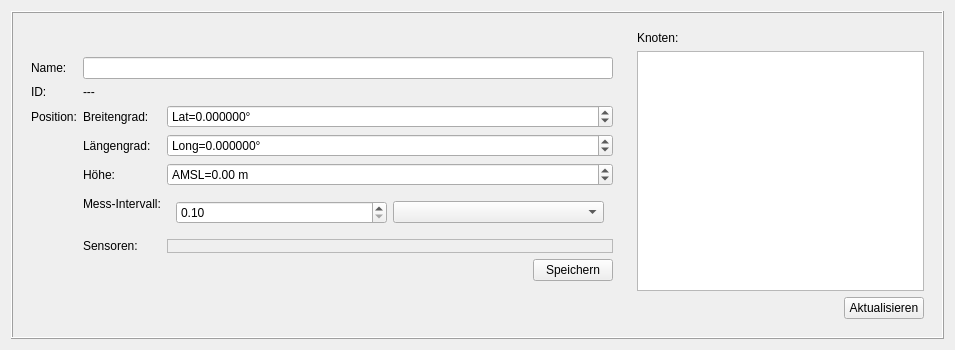
<?xml version="1.0" encoding="UTF-8"?>
<ui version="4.0">
 <class>tabConfigNodes</class>
 <widget class="QWidget" name="tabConfigNodes">
  <property name="geometry">
   <rect>
    <x>0</x>
    <y>0</y>
    <width>955</width>
    <height>350</height>
   </rect>
  </property>
  <layout class="QHBoxLayout" name="horizontalLayout_2">
   <item>
    <widget class="QFrame" name="frameConfigNodes">
     <property name="sizePolicy">
      <sizepolicy hsizetype="Preferred" vsizetype="Preferred">
       <horstretch>1</horstretch>
       <verstretch>0</verstretch>
      </sizepolicy>
     </property>
     <property name="frameShape">
      <enum>QFrame::Box</enum>
     </property>
     <property name="frameShadow">
      <enum>QFrame::Raised</enum>
     </property>
     <layout class="QHBoxLayout" name="horizontalLayout">
      <item>
       <widget class="QFrame" name="frameConfigNodesControl">
        <property name="minimumSize">
         <size>
          <width>600</width>
          <height>0</height>
         </size>
        </property>
        <property name="frameShape">
         <enum>QFrame::NoFrame</enum>
        </property>
        <property name="frameShadow">
         <enum>QFrame::Raised</enum>
        </property>
        <layout class="QFormLayout" name="formLayout">
         <item row="0" column="0">
          <spacer name="verticalSpacer_2">
           <property name="orientation">
            <enum>Qt::Vertical</enum>
           </property>
           <property name="sizeType">
            <enum>QSizePolicy::Fixed</enum>
           </property>
           <property name="sizeHint" stdset="0">
            <size>
             <width>20</width>
             <height>20</height>
            </size>
           </property>
          </spacer>
         </item>
         <item row="1" column="0">
          <widget class="QLabel" name="label_3">
           <property name="text">
            <string>Name:</string>
           </property>
          </widget>
         </item>
         <item row="1" column="1">
          <widget class="QLineEdit" name="lineEditConfigNodeName"/>
         </item>
         <item row="5" column="1">
          <layout class="QHBoxLayout" name="horizontalLayout_4">
           <item>
            <spacer name="horizontalSpacer">
             <property name="orientation">
              <enum>Qt::Horizontal</enum>
             </property>
             <property name="sizeHint" stdset="0">
              <size>
               <width>40</width>
               <height>20</height>
              </size>
             </property>
            </spacer>
           </item>
           <item>
            <widget class="QPushButton" name="pushButtonConfigNodeSave">
             <property name="text">
              <string>Speichern</string>
             </property>
            </widget>
           </item>
          </layout>
         </item>
         <item row="2" column="0">
          <widget class="QLabel" name="label_10">
           <property name="text">
            <string>ID:</string>
           </property>
          </widget>
         </item>
         <item row="2" column="1">
          <widget class="QLabel" name="labelConfigNodeId">
           <property name="text">
            <string>---</string>
           </property>
          </widget>
         </item>
         <item row="4" column="1">
          <layout class="QFormLayout" name="formLayout_2">
           <property name="formAlignment">
            <set>Qt::AlignLeading|Qt::AlignLeft|Qt::AlignVCenter</set>
           </property>
           <item row="0" column="0">
            <widget class="QLabel" name="label_5">
             <property name="text">
              <string>Breitengrad:</string>
             </property>
            </widget>
           </item>
           <item row="0" column="1">
            <widget class="QDoubleSpinBox" name="doubleSpinBoxConfigNodePositionLatitude">
             <property name="sizePolicy">
              <sizepolicy hsizetype="Expanding" vsizetype="Fixed">
               <horstretch>0</horstretch>
               <verstretch>0</verstretch>
              </sizepolicy>
             </property>
             <property name="prefix">
              <string>Lat=</string>
             </property>
             <property name="suffix">
              <string>°</string>
             </property>
             <property name="decimals">
              <number>6</number>
             </property>
             <property name="minimum">
              <double>-90.000000000000000</double>
             </property>
             <property name="maximum">
              <double>90.000000000000000</double>
             </property>
            </widget>
           </item>
           <item row="1" column="0">
            <widget class="QLabel" name="label_6">
             <property name="text">
              <string>Längengrad:</string>
             </property>
            </widget>
           </item>
           <item row="1" column="1">
            <widget class="QDoubleSpinBox" name="doubleSpinBoxConfigNodePositionLongitude">
             <property name="sizePolicy">
              <sizepolicy hsizetype="Expanding" vsizetype="Fixed">
               <horstretch>0</horstretch>
               <verstretch>0</verstretch>
              </sizepolicy>
             </property>
             <property name="prefix">
              <string>Long=</string>
             </property>
             <property name="suffix">
              <string>°</string>
             </property>
             <property name="decimals">
              <number>6</number>
             </property>
             <property name="minimum">
              <double>-180.000000000000000</double>
             </property>
             <property name="maximum">
              <double>180.000000000000000</double>
             </property>
            </widget>
           </item>
           <item row="2" column="0">
            <widget class="QLabel" name="label_7">
             <property name="text">
              <string>Höhe:</string>
             </property>
            </widget>
           </item>
           <item row="2" column="1">
            <widget class="QDoubleSpinBox" name="doubleSpinBoxConfigNodePositionAltitude">
             <property name="sizePolicy">
              <sizepolicy hsizetype="Expanding" vsizetype="Fixed">
               <horstretch>0</horstretch>
               <verstretch>0</verstretch>
              </sizepolicy>
             </property>
             <property name="prefix">
              <string>AMSL=</string>
             </property>
             <property name="suffix">
              <string> m</string>
             </property>
             <property name="minimum">
              <double>-14000.000000000000000</double>
             </property>
             <property name="maximum">
              <double>100000000.000000000000000</double>
             </property>
            </widget>
           </item>
           <item row="3" column="0">
            <widget class="QLabel" name="label_2">
             <property name="text">
              <string>Mess-Intervall:</string>
             </property>
            </widget>
           </item>
           <item row="3" column="1">
            <widget class="QFrame" name="frame">
             <property name="sizePolicy">
              <sizepolicy hsizetype="Expanding" vsizetype="Preferred">
               <horstretch>0</horstretch>
               <verstretch>0</verstretch>
              </sizepolicy>
             </property>
             <layout class="QHBoxLayout" name="horizontalLayout_3">
              <item>
               <widget class="QDoubleSpinBox" name="doubleSpinBoxConfigNodeInterval">
                <property name="minimum">
                 <double>0.100000000000000</double>
                </property>
                <property name="maximum">
                 <double>100000.000000000000000</double>
                </property>
               </widget>
              </item>
              <item>
               <widget class="QComboBox" name="comboBoxConfigNodeIntervalTimeUnit">
                <property name="editable">
                 <bool>false</bool>
                </property>
               </widget>
              </item>
             </layout>
            </widget>
           </item>
           <item row="4" column="0">
            <widget class="QLabel" name="label_8">
             <property name="text">
              <string>Sensoren:</string>
             </property>
            </widget>
           </item>
           <item row="4" column="1">
            <widget class="QFrame" name="frameSensors">
             <property name="sizePolicy">
              <sizepolicy hsizetype="Expanding" vsizetype="Preferred">
               <horstretch>0</horstretch>
               <verstretch>0</verstretch>
              </sizepolicy>
             </property>
             <property name="minimumSize">
              <size>
               <width>50</width>
               <height>0</height>
              </size>
             </property>
             <property name="frameShape">
              <enum>QFrame::StyledPanel</enum>
             </property>
             <property name="frameShadow">
              <enum>QFrame::Raised</enum>
             </property>
            </widget>
           </item>
          </layout>
         </item>
         <item row="4" column="0">
          <widget class="QLabel" name="label_4">
           <property name="text">
            <string>Position:</string>
           </property>
          </widget>
         </item>
        </layout>
       </widget>
      </item>
      <item>
       <widget class="QFrame" name="frameConfigNodesOverview">
        <property name="minimumSize">
         <size>
          <width>300</width>
          <height>0</height>
         </size>
        </property>
        <property name="maximumSize">
         <size>
          <width>500</width>
          <height>16777215</height>
         </size>
        </property>
        <property name="frameShape">
         <enum>QFrame::NoFrame</enum>
        </property>
        <property name="frameShadow">
         <enum>QFrame::Plain</enum>
        </property>
        <layout class="QVBoxLayout" name="verticalLayout_3">
         <item>
          <widget class="QLabel" name="label">
           <property name="text">
            <string>Knoten:</string>
           </property>
          </widget>
         </item>
         <item>
          <widget class="QListWidget" name="listWidgetConfigNodeList"/>
         </item>
         <item>
          <widget class="QFrame" name="frame_3">
           <property name="frameShape">
            <enum>QFrame::NoFrame</enum>
           </property>
           <property name="frameShadow">
            <enum>QFrame::Raised</enum>
           </property>
           <layout class="QHBoxLayout" name="horizontalLayout_7">
            <property name="leftMargin">
             <number>0</number>
            </property>
            <property name="topMargin">
             <number>0</number>
            </property>
            <property name="rightMargin">
             <number>0</number>
            </property>
            <property name="bottomMargin">
             <number>0</number>
            </property>
            <item>
             <spacer name="horizontalSpacer_3">
              <property name="orientation">
               <enum>Qt::Horizontal</enum>
              </property>
              <property name="sizeHint" stdset="0">
               <size>
                <width>40</width>
                <height>20</height>
               </size>
              </property>
             </spacer>
            </item>
            <item>
             <widget class="QPushButton" name="pushButtonConfigNodeUpdate">
              <property name="text">
               <string>Aktualisieren</string>
              </property>
             </widget>
            </item>
           </layout>
          </widget>
         </item>
        </layout>
       </widget>
      </item>
     </layout>
    </widget>
   </item>
  </layout>
 </widget>
 <resources/>
 <connections/>
</ui>
